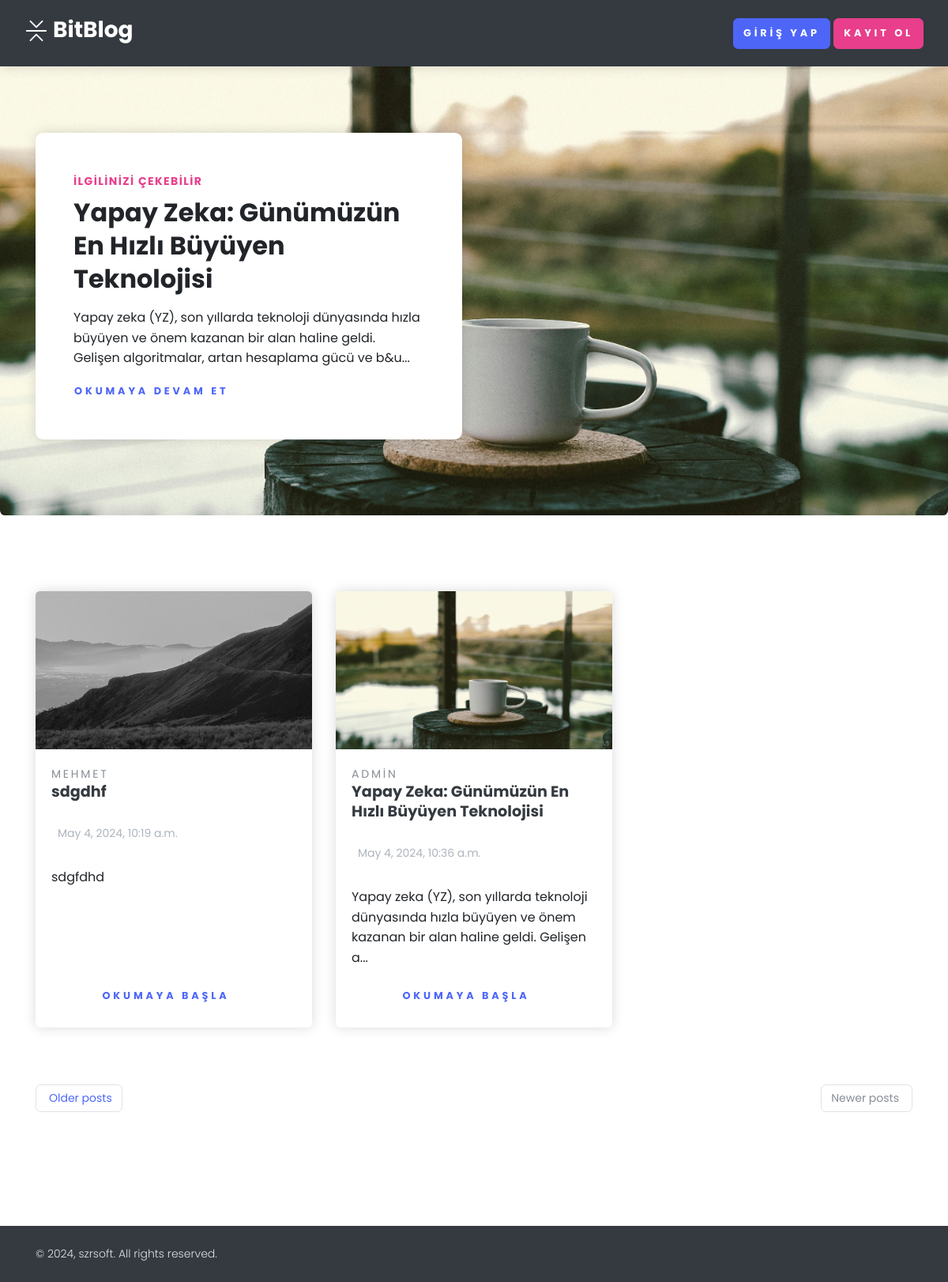
The page / on the database its author committed.
### home/models.py (models this page shows, shortened)
class BlogModel(models.Model):
    title = models.CharField(max_length=1000)
    content = FroalaField()
    slug = models.SlugField(max_length=1000, null=True, blank=True)
    user = models.ForeignKey(User, blank=True, null=True, on_delete=models.CASCADE)
    image = models.ImageField(upload_to='blog')
    created_at = models.DateTimeField(auto_now_add=True)
    upload_to = models.DateTimeField(auto_now=True)

### home/views.py (the view)
# urls.py: 2. Add a URL to urlpatterns:  path('', views.home, name='home')
def home(request):
    context = {'blogs': BlogModel.objects.all()}
    return render(request, 'home.html', context)

### home/templates/home.html (shortened to what this page needs)
{% extends "base.html" %}
{% block content %}
<section class="position-relative py-6">
    <img class="bg-image object-fit-cover rounded" src="/media/{{ blogs.1.image }}" alt="">
    <div class="container">
        <div class="row">
            <div class="col-lg-6">
                <div class="bg-white rounded-lg shadow p-5">
                    <strong class="text-uppercase text-secondary d-inline-block mb-2 text-sm">İlgilinizi
                        Çekebilir</strong>
                    <h2 class="mb-3">{{ blogs.1.title }}</h2>
                    <p class="text-muted">
                        {% if blogs.1.content|length > 200 %}
                        {{ blogs.1.content|safe|slice:":200" }}...
                        {% else %}
                        {{ blogs.1.content|safe }}
                        {% endif %}
                    </p>
                    <a class="btn btn-link p-0" href="post.html">Okumaya devam et </a>
                </div>
            </div>
        </div>
    </div>
</section>
<section class="py-6">
    <div class="container">
        <div class="row mb-5">
            {% for blog in blogs %}
            <div class="col-lg-4 col-sm-6 mb-4 hover-animate">
                <div class="card shadow border-0 d-flex h-100 flex-column">
                    <a href="">
                        <img class="card-img-top" src="/media/{{blog.image}}" alt="card image" />
                    </a>
                    <div class="card-body d-flex flex-column">
                        <a class="text-uppercase text-muted text-sm letter-spacing-2" href="#">
                            {{blog.user.username}}
                        </a>
                        <h5 class="card-title">
                            <a class="text-dark" href="">
                                {{blog.title}}
                            </a>
                        </h5>
                        <p class="text-gray-500 text-sm my-3">
                            {{blog.created_at}}
                        </p>
                        <p class="my-2 card-text text-muted text-sm">
                            {% if blog.content|length > 150 %}
                            {{ blog.content|safe|slice:":150" }}...
                            {% else %}
                            {{ blog.content|safe }}
                            {% endif %}
                        </p>
                        <a class="btn btn-link pl-0 mt-auto" href="">
                            Okumaya Başla
                        </a>
                    </div>
                </div>
            </div>
            {% endfor %}
        </div>
        <nav aria-label="Blog pagination b">
            <ul class="pagination justify-content-between mb-5">
                <li class="page-item"><a class="page-link text-sm rounded" href="#"> Older posts</a></li>
                <li class="page-item disabled"><a class="page-link text-sm rounded" href="#" tabindex="-1">Newer posts
                        </a></li>
            </ul>
        </nav>
    </div>
</section>
{% endblock %}

### home/templates/base.html (shortened to what this page needs)
<!DOCTYPE html>
<html lang="tr">
<head>
  <link rel="stylesheet" href="/media/css/nouislider.css">
  <link rel="stylesheet" href="/media/css/swiper.min.css">
  <link rel="stylesheet" href="/media/css/magnific-popup.css">
  <link rel="stylesheet" href="/media/css/default.css" id="theme-stylesheet">
  <link rel="stylesheet" href="/media/css/custom.css">
</head>
<body style="padding-top: 72px;">
  <header class="header">
    <nav class="navbar navbar-expand-lg fixed-top shadow navbar-dark bg-dark">
      <div class="container-fluid">
        <div class="d-flex align-items-center"><a class="navbar-brand py-1" href="/">
            <h3> BitBlog</h3>
        </div>
        <div class="collapse navbar-collapse" id="navbarCollapse">
          <ul class="navbar-nav ml-auto">
            {% if request.user.is_authenticated %}
            <li class="nav-item mt-3 mt-lg-0 ml-lg-3 d-lg-none d-xl-inline-block">
              <a class="btn btn-success" href="{% url 'add_blog' %}">Add Blogs</a>
            </li>
            <li class="nav-item mt-3 mt-lg-0 ml-lg-3 d-lg-none d-xl-inline-block">
              <form action="{% url 'logout' %}" method="post">
                {% csrf_token %}
                <button class="btn btn-dark" type="submit">Log Out</button>
              </form>
            </li>
            {% else %}
            <li class="nav-item mt-3 mt-lg-0 ml-lg-3 d-lg-none d-xl-inline-block">
              <a class="btn btn-primary" href="{% url 'login' %}">Giriş Yap</a>
              <a class="btn btn-secondary" href="{% url 'signup' %}">Kayıt Ol</a>
            </li>
            {% endif %}
          </ul>
        </div>
      </div>
    </nav>
  </header>
  <main>
    {% block content %}
    {% endblock %}
  </main>
  <footer class="position-relative z-index-10 d-print-none">
    <div class="py-4 font-weight-light bg-gray-800 text-gray-300">
      <div class="container">
        <div class="row align-items-center">
          <div class="col-md-6 text-center text-md-left">
            <p class="text-sm mb-md-0">&copy; 2024, szrsoft. All rights reserved.</p>
          </div>
        </div>
      </div>
    </div>
  </footer>
</body>
</html>

### public/static/css/custom.css (style rules this page uses)
.card { border: none; display: flex; flex-direction: column; height: 100%; }
.card-body { flex-grow: 1; }
.card-img-top { height: 200px; object-fit: cover; }
.card-title { font-size: 1.2rem; }
.card-text { overflow: hidden; text-overflow: ellipsis; white-space: nowrap; }

### rows shown on the page
BlogModel: image (picture), title "Yapay Zeka: Günümüzün En Hızlı Büyüyen Teknolojisi", content "Yapay zeka (YZ), son yıllarda teknoloji dünyasında hızla büyüyen ve önem kazanan bir alan haline geldi. Gelişen algoritmalar, artan hesaplama gücü ve b&u", user.username "ADMIN", created_at "May 4, 2024, 10:36 a.m.", content "Yapay zeka (YZ), son yıllarda teknoloji dünyasında hızla büyüyen ve önem kazanan bir alan haline geldi. Gelişen a"
BlogModel: image (picture), user.username "MEHMET", title "sdgdhf", created_at "May 4, 2024, 10:19 a.m.", content "sdgfdhd"
